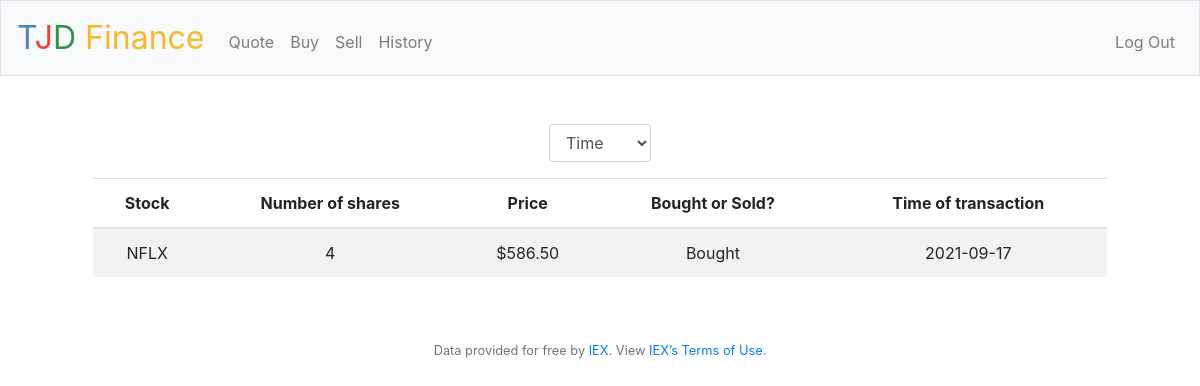
Screenshot of /history (signed in) with the database file from the repository.
### tables this page shows
CREATE TABLE purchases (
    orderID INTEGER NOT NULL,
    userID INTEGER,
    stock TEXT,
    shares int NOT NULL,
    price NUMERIC NOT NULL, type TEXT, time NUMERIC,
    PRIMARY KEY (OrderID)
    FOREIGN KEY (userID) REFERENCES users(ID)
);

### app.py (the view)
@app.route("/history")
@login_required
def history():
    user_id = session["user_id"]
    purchasehistory = db.execute("SELECT stock, shares, price, type, time FROM purchases WHERE userID = ?", user_id)
    return render_template("history.html", purchasehistory=purchasehistory)

### app.py (called while the page is built)
@app.after_request
def after_request(response):
    response.headers["Cache-Control"] = "no-cache, no-store, must-revalidate"
    response.headers["Expires"] = 0
    response.headers["Pragma"] = "no-cache"
    return response

### helpers.py (called while the page is built)
def login_required(f):
    @wraps(f)
    def decorated_function(*args, **kwargs):
        if session.get("user_id") is None:
            return redirect("/login")
        return f(*args, **kwargs)
    return decorated_function

def usd(value):
    return f"${value:,.2f}"

### templates/history.html (shortened to what this page needs)
{% extends "layout.html" %}
{% block main %}
<div class="container">
    <form action="/historysort" method="post">
        <div class="form-group">
            <select class="form-control" name="choice" placeholder="Sort By" onchange="choice.form.submit()">
                <option value="time">Time</option>
            </select>
        </div>
    <table class="table table-striped">
        <thead>
            <tr>
                <th>Stock</th>
                <th>Number of shares</th>
                <th>Price</th>
                <th>Bought or Sold?</th>
                <th>Time of transaction</th>
            </tr>
        </thead>
        <tbody>
        {% for stock in purchasehistory %}
                <tr>
                    <td> {{ stock.stock }} </td>
                    <td> {{ stock.shares  }} </td>
                    <td> {{ stock.price | usd }} </td>
                    <td> {{ stock.type }} </td>
                    <td> {{ stock.time }} </td>
                </tr>
        {% endfor %}
        </tbody>
    </table>
</div>
{% endblock %}

### static/styles.css (style rules this page uses)
main .form-control { display: inline-block; width: auto; }

### rows the page displays
purchases: stock "NFLX", shares "4", price "$586.50", type "Bought", time "2021-09-17"
